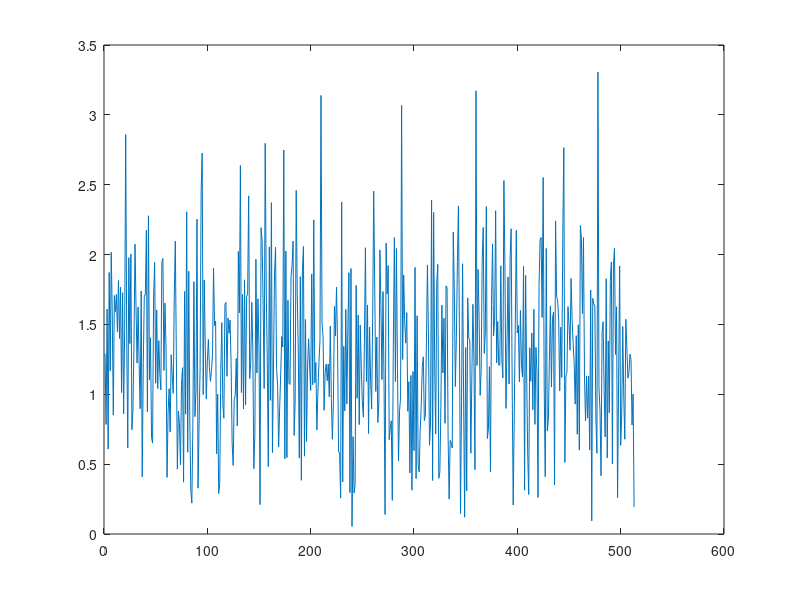

This figure's MATLAB source:
clear all;
close all;

%% Define parameters

F_s = 10^6;
T = 1/F_s;

f_0 = 10^5;
omega_0 = 2*pi*f_0;
phi = pi/8;
A = 1;

SNR_decibel = 0;
SNR = db2mag(SNR_decibel);
sigma_square = A^2/2*SNR;
sigma = sqrt(A^2./(2*SNR));


N = 513;
P = N*(N-1)/2;
Q = N*(N-1)*(2*N-1)/6;
n_0 = -P/N;
t = 0:T:T*(N-1);
k = [10,12,14,16,18,20];

%% Define signal

x = A* exp(1i*(omega_0*t + phi)) + normrnd(0,sigma,1,N) + 1i*normrnd(0,sigma,1,N);

%% Find CRLB
CRLB_freq = 12*sigma_square / A^2*T^2*N*(N^2-1);
CRLB_phase = 12*sigma_square*(n_0^2*N+2*n_0*P+Q) / (A^2*N^2*(N^2-1));


%% Plot

plot(abs(x));
